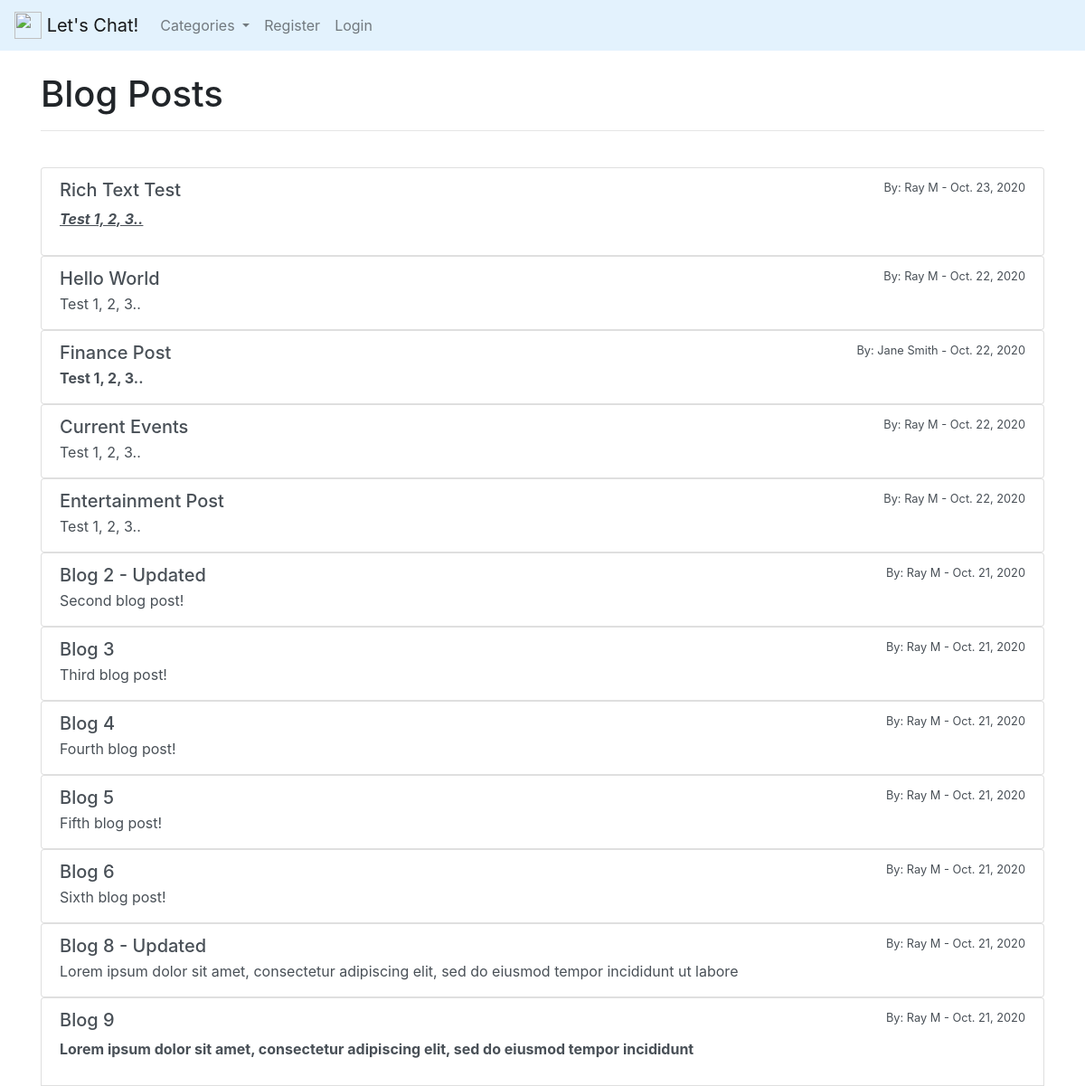
Before: / with the older database file.
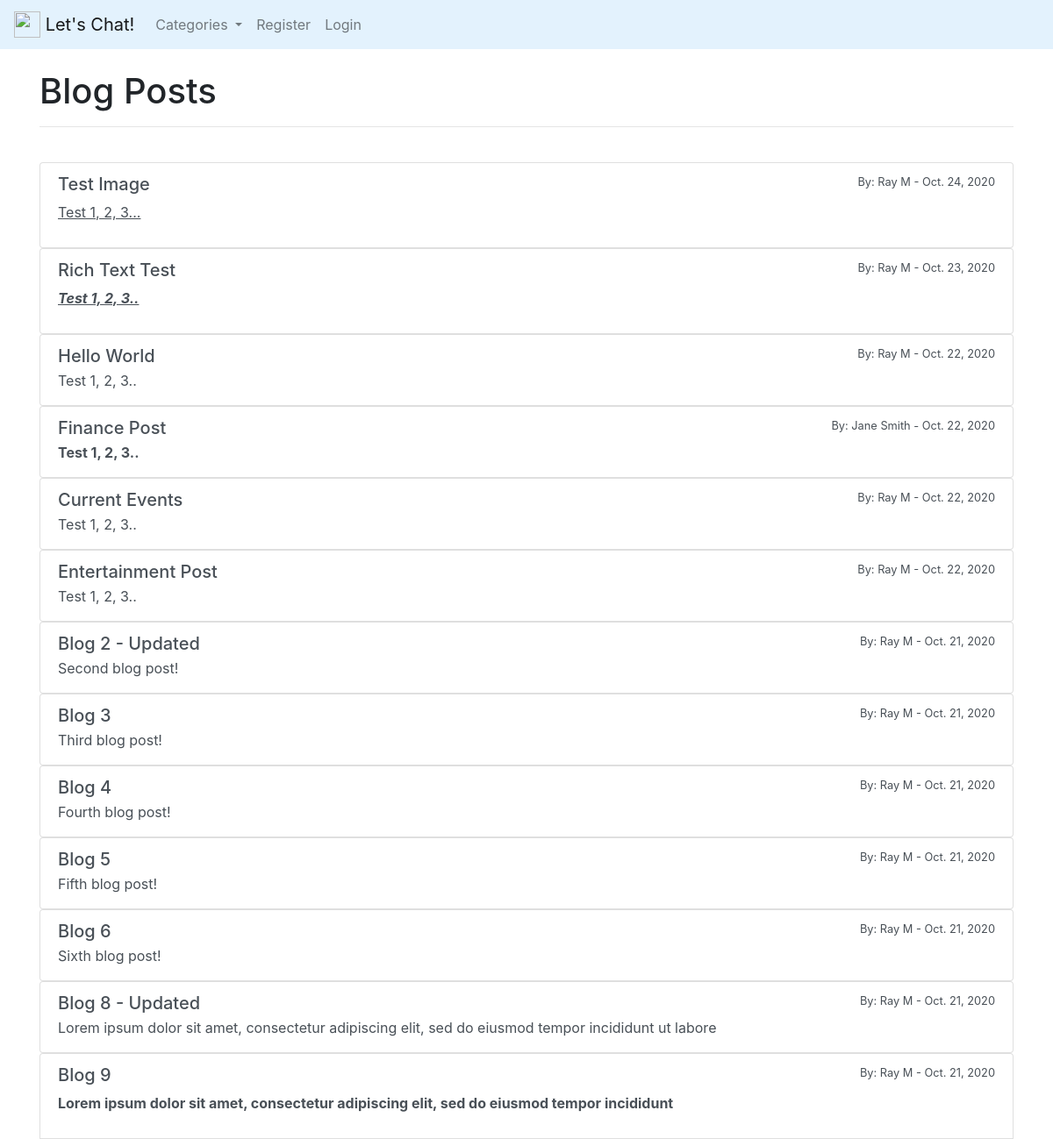
After: the same page with the newer database file.
### forum/models.py (models this page shows, shortened)
class Post(models.Model):
    title = models.CharField(max_length=250)
    header_image = models.ImageField(
        null=True, blank=True, upload_to="images/")
    title_tag = models.CharField(max_length=250)
    author = models.ForeignKey(User, on_delete=models.CASCADE)
    body = RichTextField(blank=True, null=True)
    post_date = models.DateField(auto_now_add=True)
    category = models.CharField(
        max_length=250, default='Neutral', choices=option_list)
    snippet = models.CharField(
        max_length=250, default='Click to read further..')
    likes = models.ManyToManyField(User, related_name='blog_posts')

### forum/views.py (the view)
# urls.py: path('', HomeView.as_view(), name='home'),
class HomeView(ListView):
    model = Post
    template_name = 'home.html'
    ordering = ['-post_date']
    def get_context_data(self, *args, **kwargs):
        ops_menu = Category.objects.all()
        context = super(HomeView, self).get_context_data(*args, **kwargs)
        context["ops_menu"] = ops_menu
        return context

### forum/models.py (called while the page is built)
    def __str__(self):
        return self.name

### forum/templates/home.html (shortened to what this page needs)
{% extends 'base.html' %}
{% block content %}
<h1>Blog Posts</h1>
<hr>
<br>
{% for post in object_list %}
    <div class="list-group">
        <a href="{% url 'post-detail' post.pk %}" class="list-group-item list-group-item-action">
        <div class="d-flex w-100 justify-content-between">
            <h5 class="mb-1">{{post.title}}</h5>
            <small>By: {{post.author.first_name}} {{post.author.last_name}} - {{post.post_date}}</small>
        </div>
        <p class="mb-1">{{post.body|slice:":100"|safe}}</p>
        </a>
    </div>
{% endfor %}
{% endblock %}

Changed rows visible on the page:
added Post: title "Test Image", author.first_name "Ray", author.last_name "M", post_date "Oct. 24, 2020", body "Test 1, 2, 3..."
